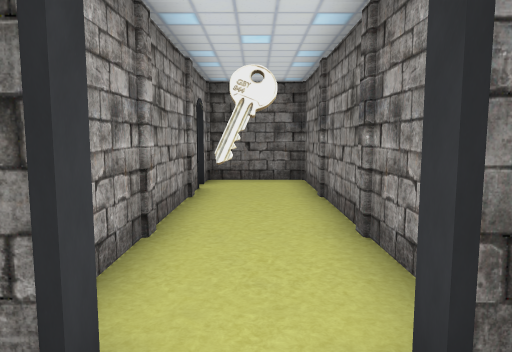
View 1 (above)

15 first-person views from a walk through a scene from a Unity 3-D project. The camera is 1.2 m above the floor, tilts 6° down and sees 70° across. The floor is counted in squares, 1 m on a side. Each view is taken from the middle of a square. On the plan, view 1 faces up. The plan holds only what a view shows up to about 15 squares ahead; the rest is blank. The player is left out. Door leaves are left out, so doorways stand open.

View 2
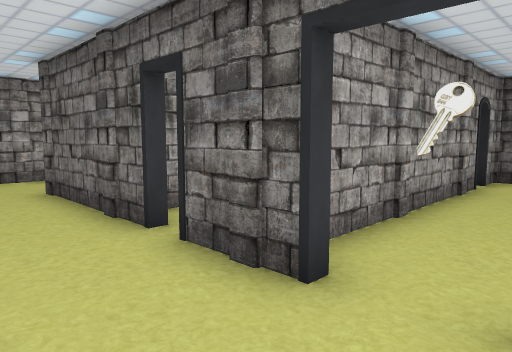

View 3
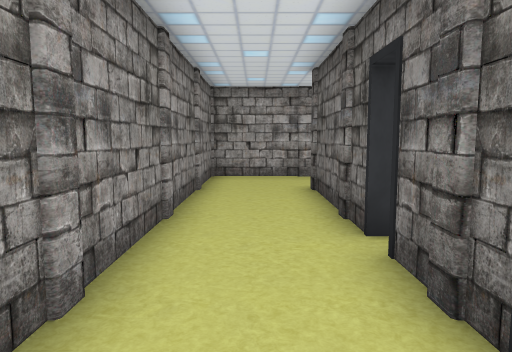

View 4
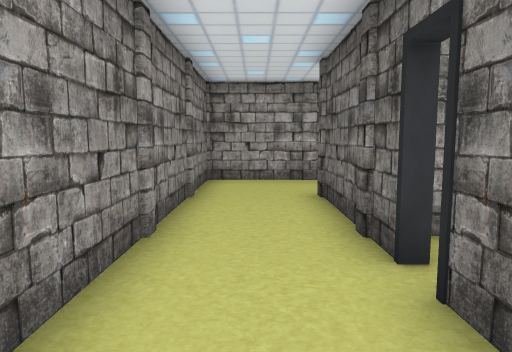

View 5
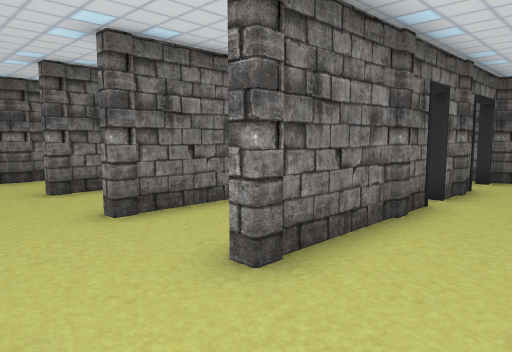

View 6
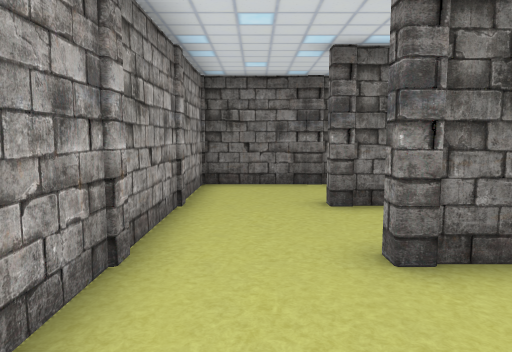

View 7
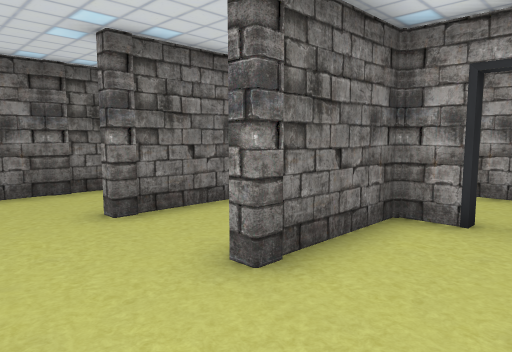

View 8
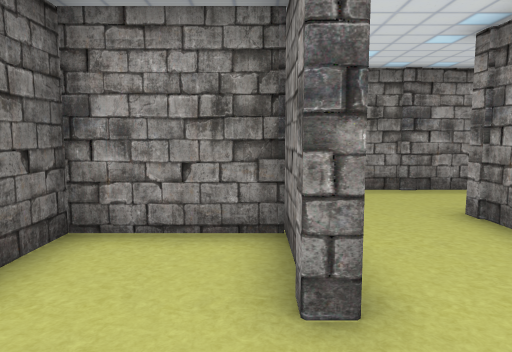

View 9
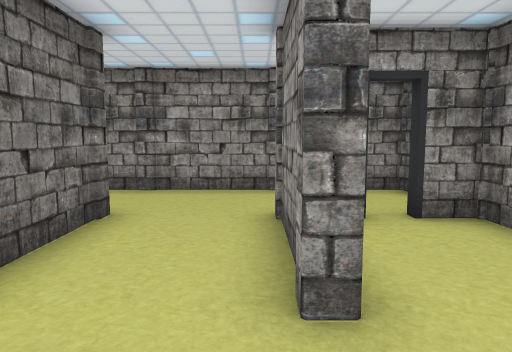

View 10
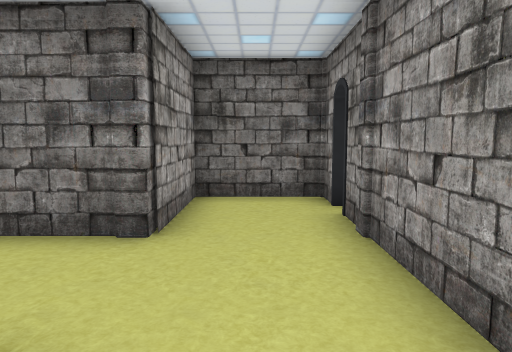

View 11
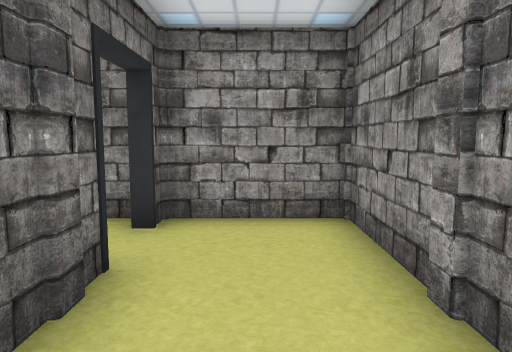

View 12
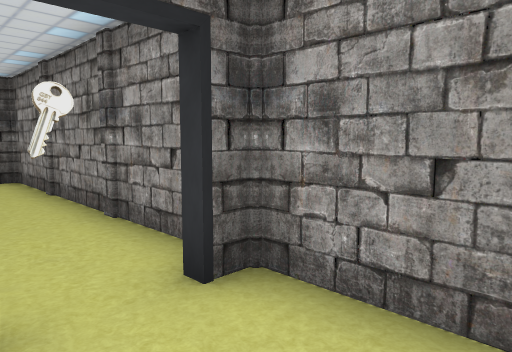

View 13
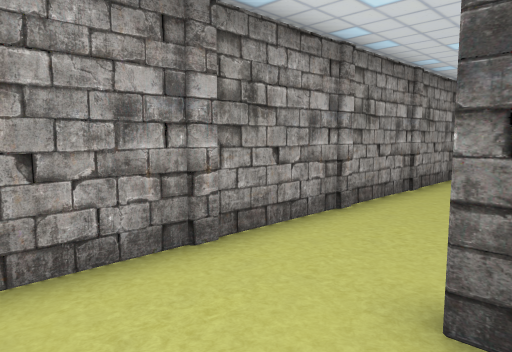

View 14
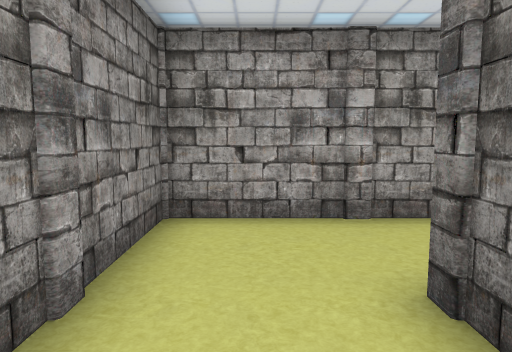

View 15
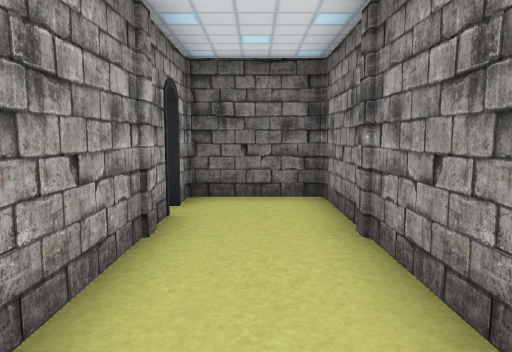

### Floor plan
Ten units are one square. View 1 is at (0, 0); x grows to the right and y downward. Boxes are objects, and circles mark ways between rooms. Rooms are numbered by the first view taken in them; rooms with no view inside come last. Other rooms are left out.
<svg viewBox="-109 -109 129 128">
<path fill="none" stroke="#000" d="M-45 -44 -77 -44 -77 -46 -42 -46M-46 -34 -46 -48M-46 -16 -46 -26M-34 -18 -34 -14 -77 -14 -77 -18M-16 -44 -16 -88M-55 -99 -55 -104 -104 -104 -104 -79M-104 -78 -104 14 14 14 14 -11M-16 -94 -16 -104 -42 -104 -42 -74 -77 -74 -77 -77 -55 -77 -55 -90M-7 -14 -28 -14M15 -14 7 -14M-42 -34 -46 -34M-16 -15 -16 -44M-14 -78 -14 -25M-12 -85 -17 -85M-14 -88 -14 -79M-7 -18 -7 -14M7 -14 7 -18M14 -11 14 -104 -14 -104 -14 -94 -16 -94"/>
<circle cx="-30" cy="-10" r="3" fill="#2a7"/>
<circle cx="-30" cy="-50" r="3" fill="#2a7"/>
<circle cx="-45" cy="-30" r="3" fill="#2a7"/>
<circle cx="-15" cy="-90" r="3" fill="#2a7"/>
<circle cx="0" cy="-10" r="3" fill="#2a7"/>
<text x="-60" y="-50">1</text>
<text x="-30" y="-30">2</text>
<text x="0" y="-60">3</text>
</svg>
Room 1 opens to room 2. Room 1 opens to room 3.

Where each view was taken, in squares from view 1:
view 1: 0 up, 0 right, facing up
view 2: 1 down, 1 right, facing up-left
view 3: 0 up, 1 right, facing left
view 4: 0 up, 0 right, facing left
view 5: 1 down, 10 left, facing up-right
view 6: 1 up, 9 left, facing up
view 7: 2 up, 10 left, facing up-right
view 8: 8 up, 10 left, facing right
view 9: 5 up, 10 left, facing right
view 10: 3 up, 3 left, facing up
view 11: 0 up, 4 left, facing right
view 12: 1 down, 1 left, facing up-right
view 13: 1 down, 7 left, facing up-left
view 14: 0 up, 5 left, facing left
view 15: 3 up, 0 right, facing up
